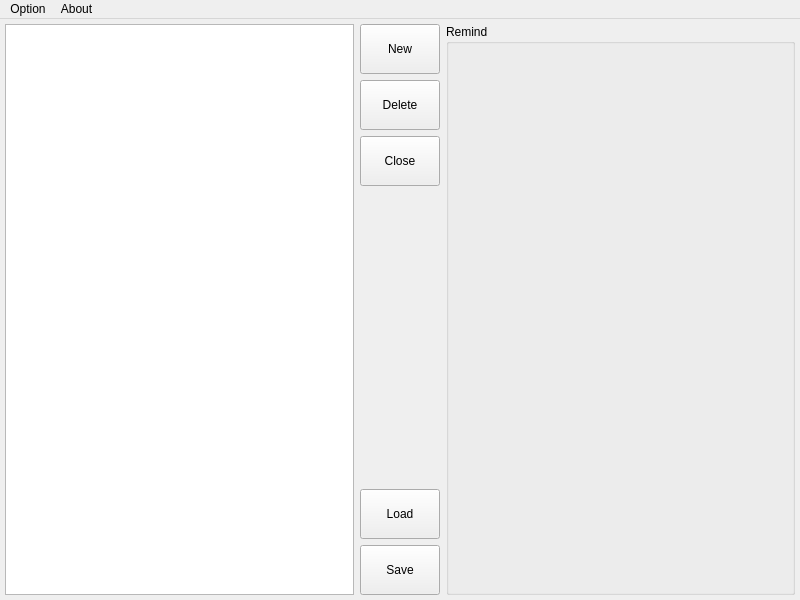
<?xml version="1.0" encoding="UTF-8"?>
<ui version="4.0">
 <class>MainWindow</class>
 <widget class="QMainWindow" name="MainWindow">
  <property name="geometry">
   <rect>
    <x>0</x>
    <y>0</y>
    <width>800</width>
    <height>600</height>
   </rect>
  </property>
  <property name="windowTitle">
   <string>Reminder</string>
  </property>
  <property name="windowIcon">
   <iconset resource="../res.qrc">
    <normaloff>:/res/icon.svg</normaloff>:/res/icon.svg</iconset>
  </property>
  <widget class="QWidget" name="centralwidget">
   <layout class="QGridLayout" name="gridLayout">
    <property name="leftMargin">
     <number>5</number>
    </property>
    <property name="topMargin">
     <number>5</number>
    </property>
    <property name="rightMargin">
     <number>5</number>
    </property>
    <property name="bottomMargin">
     <number>5</number>
    </property>
    <item row="0" column="0">
     <layout class="QHBoxLayout" name="horizontalLayout" stretch="1,0,1">
      <item>
       <widget class="QListWidget" name="listWidget">
        <property name="editTriggers">
         <set>QAbstractItemView::NoEditTriggers</set>
        </property>
        <property name="sortingEnabled">
         <bool>true</bool>
        </property>
       </widget>
      </item>
      <item>
       <layout class="QVBoxLayout" name="verticalLayout">
        <item>
         <widget class="QPushButton" name="button_new">
          <property name="minimumSize">
           <size>
            <width>0</width>
            <height>50</height>
           </size>
          </property>
          <property name="text">
           <string>New</string>
          </property>
         </widget>
        </item>
        <item>
         <widget class="QPushButton" name="button_delete">
          <property name="minimumSize">
           <size>
            <width>0</width>
            <height>50</height>
           </size>
          </property>
          <property name="text">
           <string>Delete</string>
          </property>
         </widget>
        </item>
        <item>
         <widget class="QPushButton" name="button_close">
          <property name="minimumSize">
           <size>
            <width>0</width>
            <height>50</height>
           </size>
          </property>
          <property name="text">
           <string>Close</string>
          </property>
         </widget>
        </item>
        <item>
         <spacer name="verticalSpacer">
          <property name="orientation">
           <enum>Qt::Vertical</enum>
          </property>
          <property name="sizeHint" stdset="0">
           <size>
            <width>20</width>
            <height>40</height>
           </size>
          </property>
         </spacer>
        </item>
        <item>
         <widget class="QPushButton" name="button_load">
          <property name="minimumSize">
           <size>
            <width>0</width>
            <height>50</height>
           </size>
          </property>
          <property name="text">
           <string>Load</string>
          </property>
         </widget>
        </item>
        <item>
         <widget class="QPushButton" name="button_save">
          <property name="minimumSize">
           <size>
            <width>0</width>
            <height>50</height>
           </size>
          </property>
          <property name="text">
           <string>Save</string>
          </property>
         </widget>
        </item>
       </layout>
      </item>
      <item>
       <widget class="QGroupBox" name="remindBox">
        <property name="title">
         <string>Remind</string>
        </property>
        <layout class="QGridLayout" name="gridLayout_2">
         <property name="leftMargin">
          <number>0</number>
         </property>
         <property name="topMargin">
          <number>0</number>
         </property>
         <property name="rightMargin">
          <number>0</number>
         </property>
         <property name="bottomMargin">
          <number>0</number>
         </property>
        </layout>
       </widget>
      </item>
     </layout>
    </item>
   </layout>
  </widget>
  <widget class="QMenuBar" name="menubar">
   <property name="geometry">
    <rect>
     <x>0</x>
     <y>0</y>
     <width>800</width>
     <height>26</height>
    </rect>
   </property>
   <widget class="QMenu" name="menuAbout">
    <property name="title">
     <string>About</string>
    </property>
    <addaction name="actionAbout"/>
   </widget>
   <widget class="QMenu" name="menuOption">
    <property name="title">
     <string>Option</string>
    </property>
    <addaction name="actionAudioSettings"/>
   </widget>
   <addaction name="menuOption"/>
   <addaction name="menuAbout"/>
  </widget>
  <action name="actionAbout">
   <property name="text">
    <string>About Reminder</string>
   </property>
  </action>
  <action name="actionAudioSettings">
   <property name="text">
    <string>Audio Settings</string>
   </property>
  </action>
 </widget>
 <resources>
  <include location="../res.qrc"/>
 </resources>
 <connections/>
</ui>
